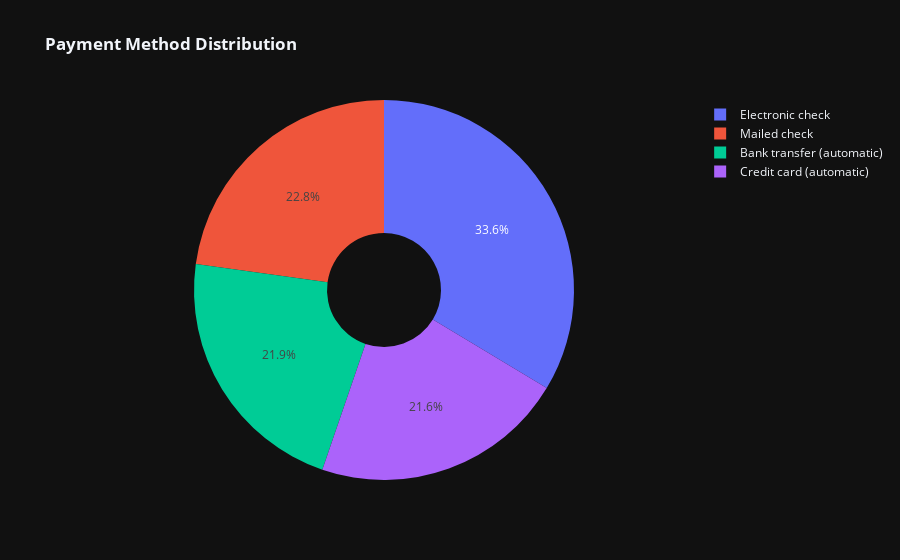

The code cell stored with this chart in its notebook:
### Code cell
labels = df['PaymentMethod'].unique()
values = df['PaymentMethod'].value_counts()

fig = go.Figure(data=[go.Pie(labels=labels, values=values, hole=.3)])
fig.update_layout(title_text="<b>Payment Method Distribution</b>")
fig.show()

### Figure 1 — Plotly figure (JSON) as saved in the notebook; plotly's stock layout.template omitted (floating-point values rounded to 4 significant figures)
{"data": [{"hole": 0.3, "labels": ["Electronic check", "Mailed check", "Bank transfer (automatic)", "Credit card (automatic)"], "values": [2365, 1604, 1542, 1521], "type": "pie"}], "layout": {"title": {"text": "<b>Payment Method Distribution</b>"}}}
